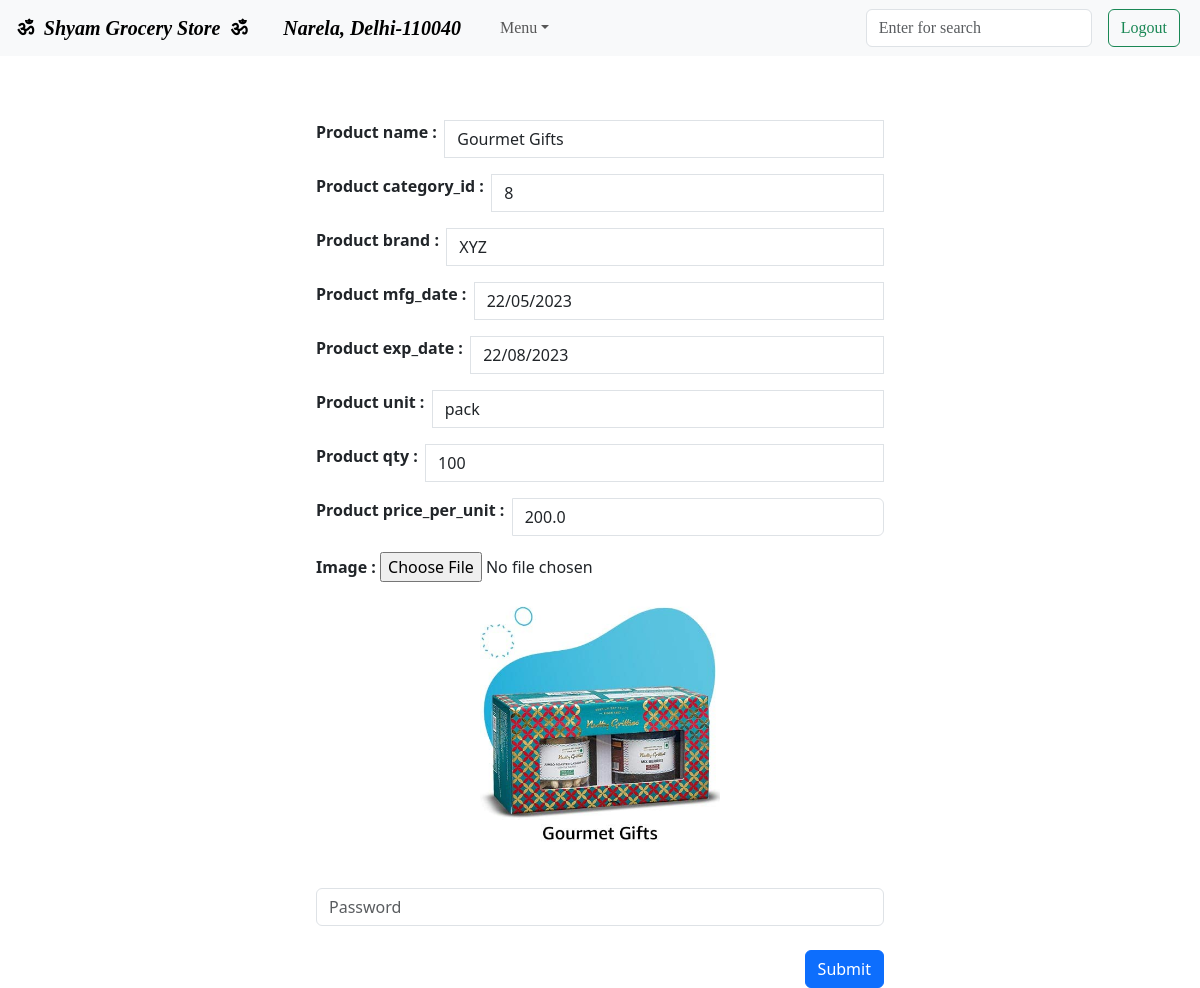
Page /admin_product_edit/2 (signed in) on the earlier database version.
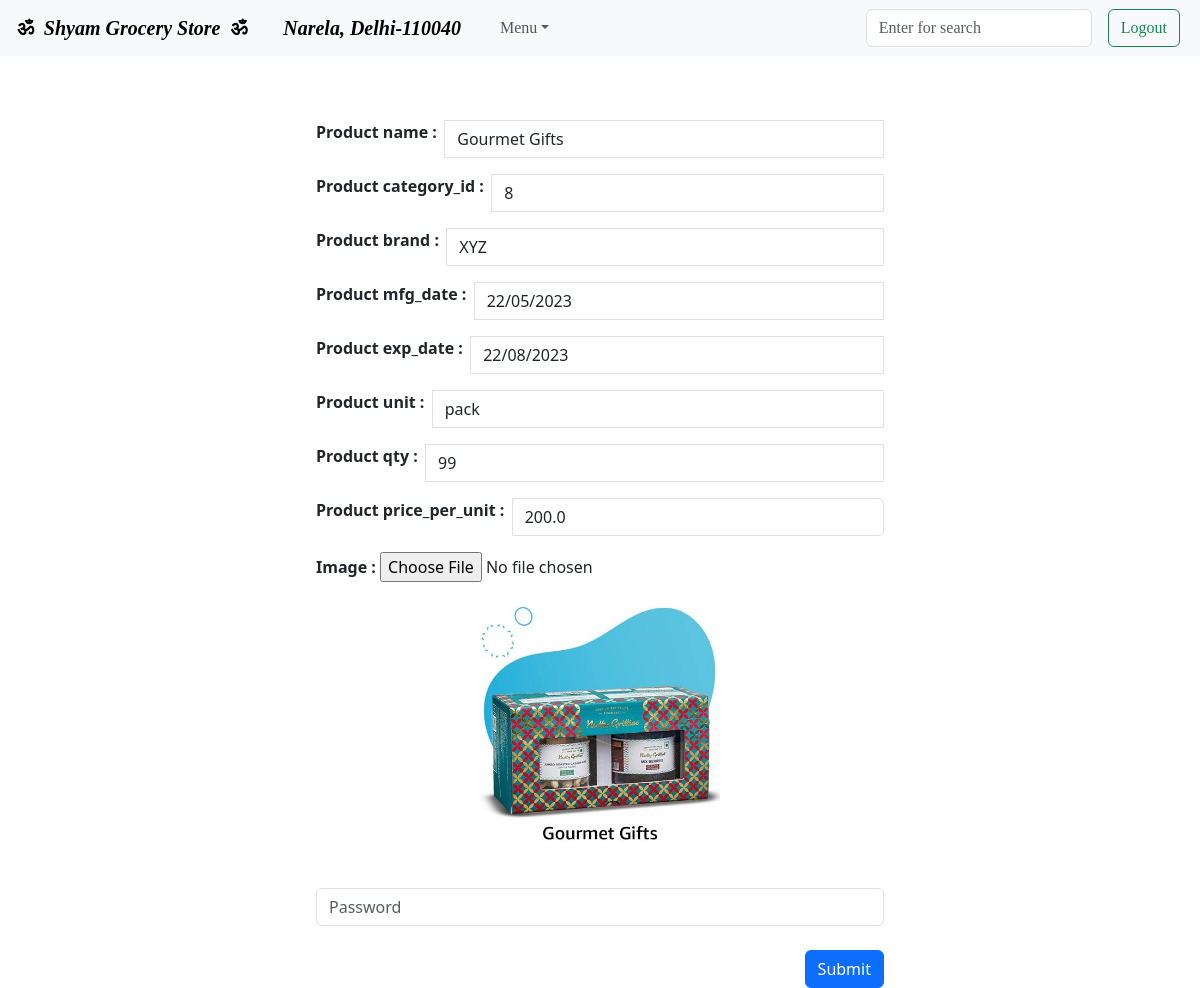
Same page on the later database version.
### model.py (models this page shows)
class Product(db.Model):
    __tablename__="product"
    id = db.Column('id', db.Integer, primary_key = True)
    name = db.Column(db.String(50))
    category = db.Column(db.Integer)
    brand = db.Column(db.String(50))
    mfg_date = db.Column(db.String(20))
    exp_date = db.Column(db.String(20))
    unit = db.Column(db.String(15))
    qty = db.Column(db.Integer)
    price_per_unit = db.Column(db.Float(15))
    image = db.Column(db.String)

### admin.py (the view)
@app.route("/admin_product_edit/<int:id>")
def admin_product_edit(id):
    if "admin_id" in session:
        product = Product.query.filter_by(id=id)
        check = [i for i in product]
        return render_template("admin_product_edit.html", product_info=check[0], flag=True)
    else:
        return redirect("/admin_sign-in")

### templates/admin_product_edit.html
{% extends "base.html" %}
    {% block main %}
    <div class="container mt-5 w-50 p-3">
        <form enctype="multipart/form-data" action="/admin_product_update/{{ product_info.id }}" method="POST">
            <div class="input-group mb-3">
                <b>Product name : &nbsp;</b>
                <input type="text" class="form-control" name="product_name" value="{{product_info.name}}" placeholder="Product_name" aria-label="product_name" aria-describedby="basic-addon1"><br>
            </div>
            <div class="input-group mb-3">
                <b>Product category_id : &nbsp;</b>
                <input type="text" class="form-control" name="product_category" value="{{product_info.category}}" placeholder="Product_category" aria-label="product_category" aria-describedby="basic-addon1"><br>
            </div>
            <div class="input-group mb-3">
                <b>Product brand : &nbsp;</b>
                <input type="text" class="form-control" name="product_brand" value="{{product_info.brand}}" placeholder="Product_brand" aria-label="product_brand" aria-describedby="basic-addon1"><br>
            </div>
            <div class="input-group mb-3">
                <b>Product mfg_date : &nbsp;</b>
                <input type="text" class="form-control" name="product_mfg_date" value="{{product_info.mfg_date}}" placeholder="Product_mfg_date" aria-label="product_mfg_date" aria-describedby="basic-addon1"><br>
            </div>
            <div class="input-group mb-3">
                <b>Product exp_date : &nbsp;</b>
                <input type="text" class="form-control" name="product_exp_date" value="{{product_info.exp_date}}" placeholder="Product_exp_date" aria-label="product_exp_date" aria-describedby="basic-addon1"><br>
            </div>
            <div class="input-group mb-3">
                <b>Product unit : &nbsp;</b>
                <input type="text" class="form-control" name="product_unit" value="{{product_info.unit}}" placeholder="Product_unit" aria-label="product_unit" aria-describedby="basic-addon1"><br>
            </div>
            <div class="input-group mb-3">
                <b>Product qty : &nbsp;</b>
                <input type="text" class="form-control" name="product_qty" value="{{product_info.qty}}" placeholder="Product_qty" aria-label="product_qty" aria-describedby="basic-addon1"><br>
            </div>
            <div class="input-group mb-3">
                <b>Product price_per_unit : &nbsp;</b>
                <input type="text" class="form-control" name="product_price_per_unit" value="{{product_info.price_per_unit}}" placeholder="Product_price_per_unit" aria-label="product_price_per_unit" aria-describedby="basic-addon1">
            </div>
            <dl>
                <b>Image : </b>
                <input type="file" name="file" autocomplete="off">
            </dl>
            <center><img src="{{product_info.image}}" height="250px"></center>
            <br>
            <div class="input-group mb-3 mt-3">
                <input type="password" class="form-control" name="password" placeholder="Password" aria-label="password" aria-describedby="basic-addon1">
            </div>
            <button type="submit" class="btn btn-primary mt-2" style="float:right;">Submit</button>
        </form>
    </div>
    {% endblock %}

Differences in the rows shown:
changed Product "Gourmet Gifts": product_qty "100" → "99"
